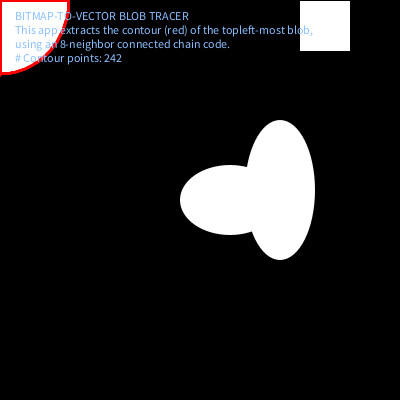
Frame 1 (no input)
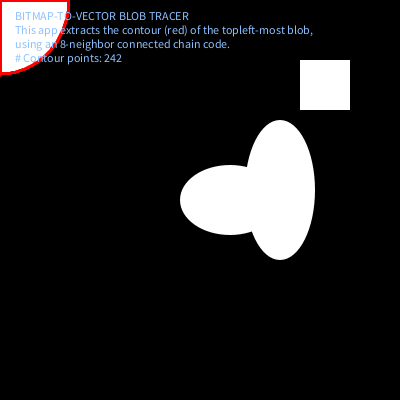
Frame 60 (the mouse pressed at the canvas centre just before this capture)
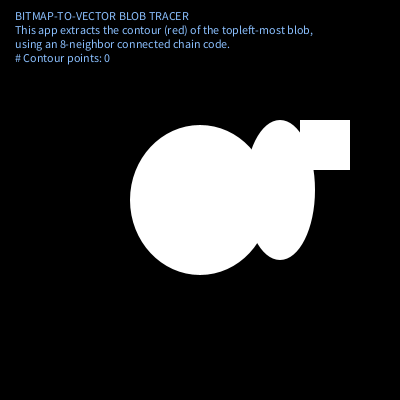
Frame 120 (the mouse held since frame 60 and released just before this capture)

The Processing sketch that drew these frames (run headless with seeded random() and noise(); from frame 60 on, the mouse is pressed at the canvas centre):

// Processing sketch: processing_30018
// ── processing_30018.pde

// Computes "chain code" to trace edge of a blob.
// This code only traces the first blob found, 
// Where "first" is defined as "having a pixel with a lower index" (i.e. higher and to the left).
// For multi-blobs, additional code would be needed to label connected blobs first.
// (See "connected component labelling" or "clustering").
// Note that the code does not find interior (nested) contours. 

Point2d firstPixel;
class Point2d {
  int x, y;
  Point2d (int inx, int iny) {
    x = inx; 
    y = iny;
  }
}

ArrayList<Point2d> chain;

//===============================================
void setup() {
  size(400, 400);

  firstPixel = new Point2d(0, 0);
  chain = new ArrayList<Point2d>();
}

//===============================================
void draw() {
  background(0);
  drawSomeWhiteBlobs();

  loadPixels();
  findFirstBlobPixel();
  compute8NeighborChainCode (firstPixel.x, firstPixel.y);

  drawChainCode();
  drawAnnotations();
}



//===============================================
void drawSomeWhiteBlobs() {
  noStroke();
  fill(255);
  ellipse(mouseX, mouseY, 140, 150); 
  ellipse(230, 200, 100, 70); 
  ellipse(280, 190, 70, 140);
  rect(300, frameCount%height, 50, 50);
}

//===============================================
void drawChainCode() {
  noFill();
  strokeWeight(3);
  stroke(255, 0, 0);
  beginShape();
  for (int i=0; i<chain.size(); i++) {
    Point2d P = (Point2d)chain.get(i);
    vertex(P.x, P.y);
  }
  endShape();
}

//===============================================
void drawAnnotations() {
  fill(#8BC0FF); 
  String heading = "BITMAP-TO-VECTOR BLOB TRACER\n"; 
  heading       += "This app extracts the contour (red) of the topleft-most blob,\n";
  heading       += "using an 8-neighbor connected chain code.\n";
  heading       += "# Contour points: " + chain.size();
  text(heading, 15, 20);
}

//===============================================
void findFirstBlobPixel() {
  boolean foundFirst = false;
  for (int y=0; y<height; y++) {
    for (int x=0; x<width; x++) {
      color val = pixels[y*width + x];
      if (!foundFirst && brightness(val) > 0) {
        firstPixel.x = x;
        firstPixel.y = y;
        foundFirst = true;
      }
    }
  }
}

//===============================================
boolean isPixelLocationLegal (int x, int y) {
  if (x < 0 || x >= width)  return false;
  if (y < 0 || y >= height) return false;
  return true;
}

//===============================================
/*	Compute the chain code of the object beginning at pixel (i,j).
 	Return the code as NN integers in the array C.			*/
void compute8NeighborChainCode (int i, int j) {
  int val, n, m, q, r, ii, d, dii;
  int lastdir, jj;
  chain.clear();

  // Table given index offset for each of the 8 directions.	
  int di[] = {
    0, -1, -1, -1, 0, 1, 1, 1
  };
  int dj[] = {
    1, 1, 0, -1, -1, -1, 0, 1
  };


  val = pixels[j*width+i];	
  n = 0; /* Initialize for starting pixel */
  q = i;	
  r = j;  
  lastdir = 4;

  do {
    m = 0;
    dii = -1;	
    d = 100;
    for (ii=lastdir+1; ii<lastdir+8; ii++) { 	/* Look for next */
      jj = ii%8;
      if (isPixelLocationLegal (di[jj]+q, dj[jj]+r)) {
        if ( pixels[(dj[jj]+r)*width + (di[jj]+q)] == val) {
          dii = jj;	
          m = 1;
          break;
        }
      }
    }

    if (m != 0) { /* Found the next pixel ... */
      Point2d P = new Point2d(q, r);
      chain.add(P);
      
      q += di[dii];	
      r += dj[dii];
      lastdir = (dii+5)%8;
    } 
    else {
      break; 	/* NO next pixel */
    }
  } 
  while ( (q!=i) || (r!=j) ); 	/* Stop when next to start pixel */
}
